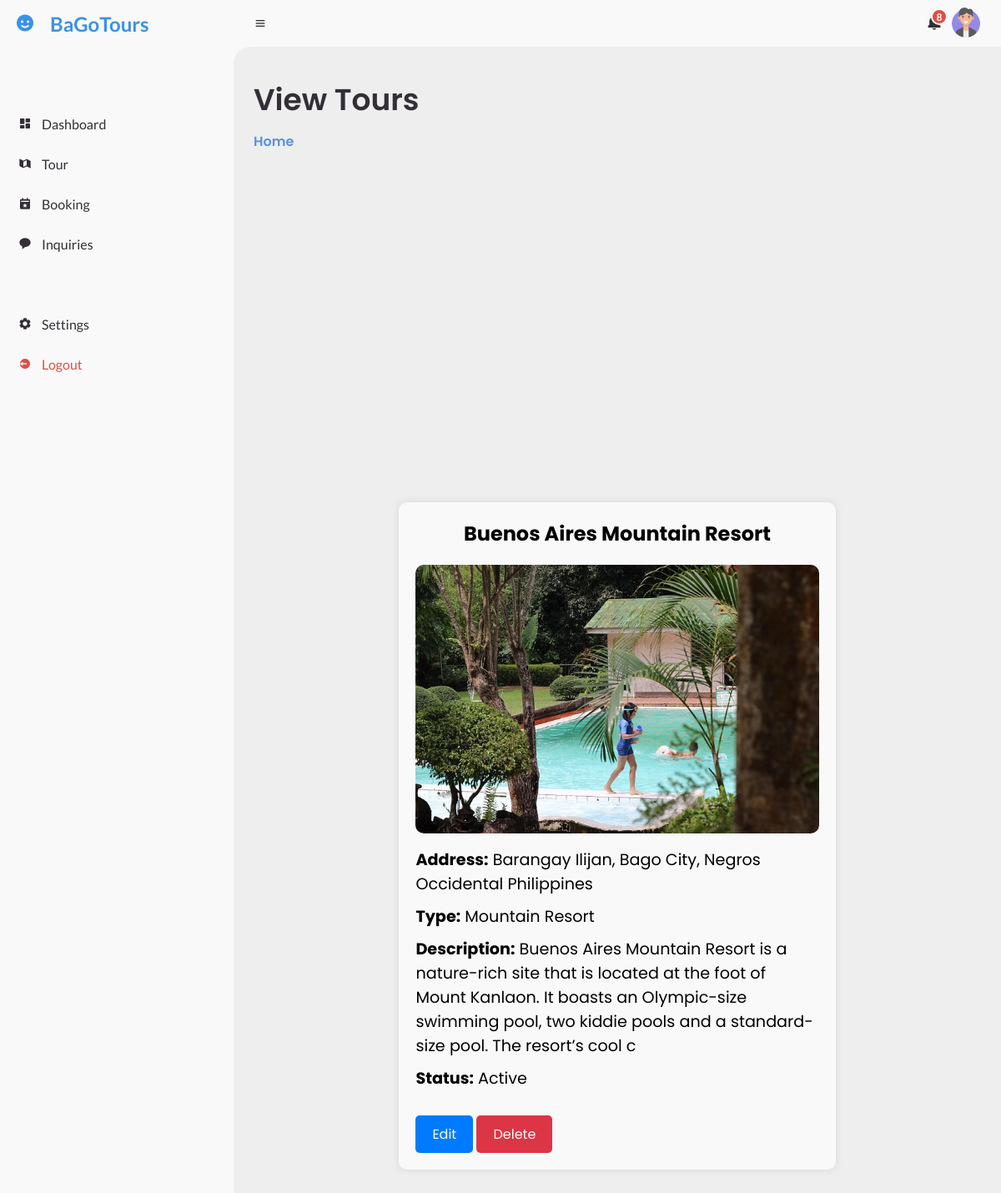
Screenshot of /owner/view_tour?id=1 (signed in) with the database file from the repository.
### tables this page shows
CREATE TABLE `tours` (
  `id` int(50) NOT NULL,
  `user_id` int(50) NOT NULL,
  `img` varchar(50) NOT NULL,
  `title` varchar(200) NOT NULL,
  `address` varchar(200) NOT NULL,
  `latitude` varchar(50) NOT NULL,
  `longitude` varchar(50) NOT NULL,
  `type` varchar(50) NOT NULL,
  `description` varchar(1000) NOT NULL,
  `status` varchar(50) NOT NULL,
  `date_created` datetime NOT NULL DEFAULT current_timestamp()
);

### func/user_func.php (called while the page is built, shortened)
<?php
function getTourById($conn, $id) {
    $stmt = $conn->prepare("SELECT * FROM tours WHERE id = ?");
    $stmt->bind_param("i", $id);
    $stmt->execute();
    $result = $stmt->get_result();
    if ($result->num_rows > 0) {
        return $result->fetch_assoc();
    } else {
        return null;
    }
}

### owner/view_tour.php (the view, shortened to what this page needs)
<?php
include '../include/db_conn.php';
include '../func/user_func.php';
if (isset($_GET['id'])) {
    $tour_id = $_GET['id'];
    $tour = getTourById($conn, $tour_id);
} else {
    header("Location: tours.php");
    exit();
}
?>
<!DOCTYPE html>
<html lang="en">
<head>
    <link href='https://unpkg.com/boxicons@2.0.9/css/boxicons.min.css' rel='stylesheet'>
    <link rel="stylesheet" href="../assets/css/admin.css">
    <link href="https://api.mapbox.com/mapbox-gl-js/v3.3.0/mapbox-gl.css" rel="stylesheet" />
</head>
<body>
    <?php include 'includes/sidebar.php'; ?>
    <section id="content">
        <?php include 'includes/navbar.php'; ?>
        <main>
            <div class="head-title">
                <div class="left">
                    <h1>View Tours</h1>
                    <?php include 'includes/breadcrumb.php'; ?>
                </div>
            </div>
            <div id="map" style="height: 400px; width: 100%; margin-top: 20px;"></div>
            <div class="tour-container">
                <?php if (!empty($tour)) { ?>
                    <h1><?php echo htmlspecialchars($tour['title'], ENT_QUOTES, 'UTF-8'); ?></h1>
                    <img src="../upload/Tour Images/<?php echo htmlspecialchars($tour['img'], ENT_QUOTES, 'UTF-8'); ?>" alt="Tour Image">
                    <p><strong>Address:</strong> <?php echo htmlspecialchars($tour['address'], ENT_QUOTES, 'UTF-8'); ?></p>
                    <p><strong>Type:</strong> <?php echo htmlspecialchars($tour['type'], ENT_QUOTES, 'UTF-8'); ?></p>
                    <p><strong>Description:</strong> <?php echo nl2br(htmlspecialchars($tour['description'], ENT_QUOTES, 'UTF-8')); ?></p>
                    <p><strong>Status:</strong> <?php echo $tour['status'] == 1 ? 'Active' : 'Inactive'; ?></p>
                    <a href="edit_tour.php?id=<?php echo urlencode($tour['id']); ?>" class="btn-edit">Edit</a>
                    <a href="#" class="btn-delete" data-tour-id="<?php echo $tour['id']; ?>">Delete</a>
                <?php } else { ?>
                    <p>Tour not found.</p>
                <?php } ?>
            </div>
        </main>
    </section>
</body>
</html>

### assets/css/admin.css (style rules this page uses)
* { margin: 0; padding: 0; box-sizing: border-box; }
a { text-decoration: none; }
:root { --poppins: 'Poppins', sans-serif; --lato: 'Lato', sans-serif; --light: #F9F9F9; --blue: #3C91E6; --light-blue: #CFE8FF; --grey: #eee; --dark-grey: #AAAAAA; --dark: #342E37; --red: #DB504A; --yellow: #FFCE26; --light-yellow: #FFF2C6; --orange: #FD7238; --light-orange: #FFE0D3; }
html { overflow-x: hidden; }
body { background: var(--grey); overflow-x: hidden; }
#content { position: relative; width: calc(100% - 280px); left: 280px; transition: .3s ease; }
#content main { width: 100%; padding: 36px 24px; font-family: var(--poppins); max-height: calc(100vh - 56px); overflow-y: auto; }
#content main .head-title { display: flex; align-items: center; justify-content: space-between; grid-gap: 16px; flex-wrap: wrap; }
#content main .head-title .left h1 { font-size: 36px; font-weight: 600; margin-bottom: 10px; color: var(--dark); }
#map { width: 100%; height: 500px; border-radius: 15px; }

### owner/view_tour.php (style rules this page uses)
.tour-container { width: 60%; margin: 0 auto; padding: 20px; background-color: #f9f9f9; border-radius: 10px; box-shadow: 0 0 10px rgba(0, 0, 0, 0.1); }
.tour-container h1 { text-align: center; margin-bottom: 20px; }
.tour-container img { width: 100%; border-radius: 10px; }
.tour-container p { font-size: 1.2em; margin: 10px 0; }
.tour-container .btn-edit, .tour-container .btn-delete { display: inline-block; padding: 10px 20px; margin-top: 20px; text-align: center; border-radius: 5px; color: white; text-decoration: none; }
.tour-container .btn-edit { background-color: #007bff; }
.tour-container .btn-delete { background-color: #dc3545; }

### rows the page displays
tours: title "Buenos Aires Mountain Resort", img (picture), address "Barangay Ilijan, Bago City, Negros Occidental Philippines", type "Mountain Resort", description "Buenos Aires Mountain Resort is a nature-rich site that is located at the foot of Mount Kanlaon. It boasts an Olympic-size swimming pool, two kiddie pools and a standard-size pool. The resort’s cool c"

### other values shown
$breadcrumb['title'] "Home"
